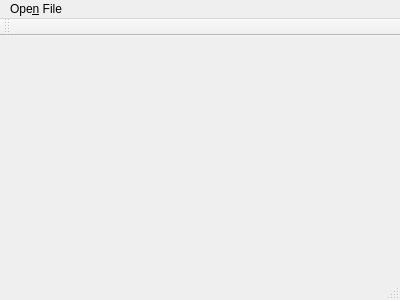
<?xml version="1.0" encoding="UTF-8"?>
<ui version="4.0">
 <class>MainWindow</class>
 <widget class="QMainWindow" name="MainWindow">
  <property name="geometry">
   <rect>
    <x>0</x>
    <y>0</y>
    <width>400</width>
    <height>300</height>
   </rect>
  </property>
  <property name="windowTitle">
   <string>MainWindow</string>
  </property>
  <widget class="QWidget" name="centralWidget"/>
  <widget class="QMenuBar" name="menuBar">
   <property name="geometry">
    <rect>
     <x>0</x>
     <y>0</y>
     <width>400</width>
     <height>19</height>
    </rect>
   </property>
   <widget class="QMenu" name="menuOpen_File">
    <property name="title">
     <string>Ope&amp;n File</string>
    </property>
   </widget>
   <addaction name="menuOpen_File"/>
  </widget>
  <widget class="QToolBar" name="mainToolBar">
   <attribute name="toolBarArea">
    <enum>TopToolBarArea</enum>
   </attribute>
   <attribute name="toolBarBreak">
    <bool>false</bool>
   </attribute>
  </widget>
  <widget class="QStatusBar" name="statusBar"/>
 </widget>
 <layoutdefault spacing="6" margin="11"/>
 <resources/>
 <connections/>
</ui>
